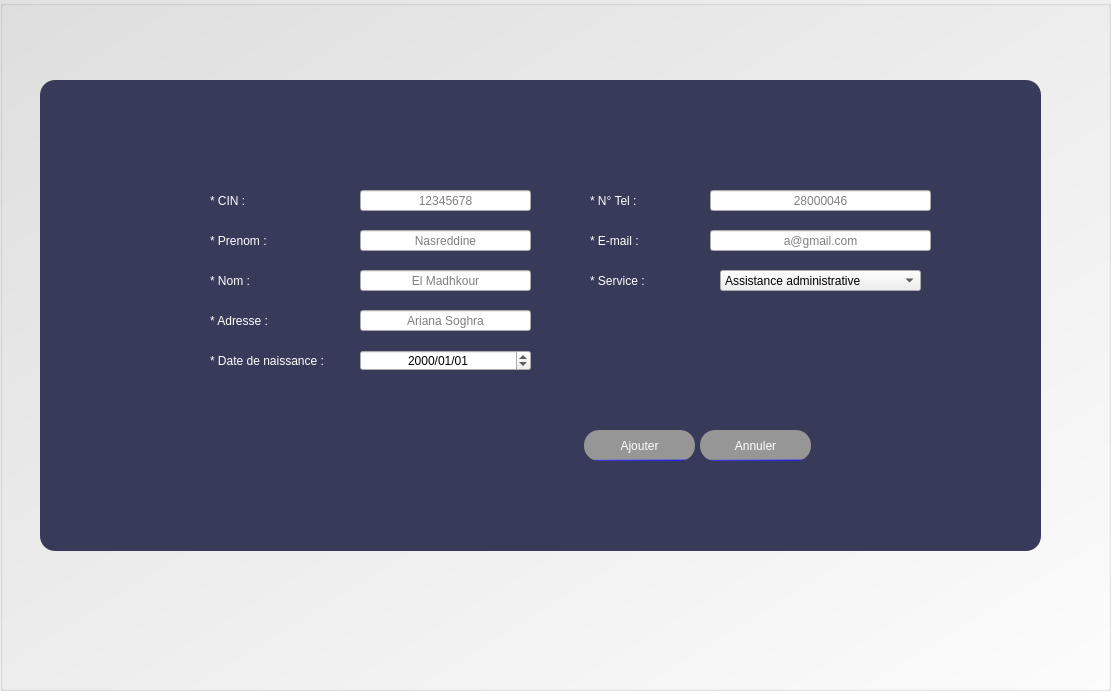
    <widget class="QGroupBox" name="groupBox_Ajouter">
     <property name="geometry">
      <rect>
       <x>260</x>
       <y>0</y>
       <width>1111</width>
       <height>691</height>
      </rect>
     </property>
     <property name="styleSheet">
      <string notr="true">QGroupBox
{
background:qlineargradient(spread:pad, x1:0, y1:0, x2:1, y2:1, stop:0 rgba(225, 225, 225, 255), stop:1 rgba(255, 255, 255, 255));

}</string>
     </property>
     <property name="title">
      <string/>
     </property>
     <property name="alignment">
      <set>Qt::AlignCenter</set>
     </property>
     <widget class="QFrame" name="frame">
      <property name="geometry">
       <rect>
        <x>40</x>
        <y>80</y>
        <width>1001</width>
        <height>471</height>
       </rect>
      </property>
      <property name="autoFillBackground">
       <bool>false</bool>
      </property>
      <property name="styleSheet">
       <string notr="true">
QLabel{

color :white;
border-radius:10px;
border-style:none;
font-size:12px;
}
QFrame
{
background: rgb(56,58,89);
border-radius:15px;
}

QPushButton
{
background :qlineargradient(spread:pad, x1:0.512, y1:0.938, x2:0.513, y2:1, stop:0 rgba(150, 150, 150, 255), stop:1 rgba(6, 10, 255, 255));
color : white ;
border-radius:15px;
}
QPushButton:hover
{
background:	rgb(255, 232, 103);
border-radius:10px;
}</string>
      </property>
      <property name="frameShape">
       <enum>QFrame::StyledPanel</enum>
      </property>
      <property name="frameShadow">
       <enum>QFrame::Raised</enum>
      </property>
      <widget class="QLineEdit" name="lineEdit_5">
       <property name="geometry">
        <rect>
         <x>670</x>
         <y>110</y>
         <width>221</width>
         <height>21</height>
        </rect>
       </property>
       <property name="alignment">
        <set>Qt::AlignCenter</set>
       </property>
       <property name="placeholderText">
        <string>28000046</string>
       </property>
      </widget>
      <widget class="QLabel" name="label_4">
       <property name="geometry">
        <rect>
         <x>170</x>
         <y>190</y>
         <width>61</width>
         <height>21</height>
        </rect>
       </property>
       <property name="text">
        <string>* Nom :</string>
       </property>
       <property name="alignment">
        <set>Qt::AlignLeading|Qt::AlignLeft|Qt::AlignVCenter</set>
       </property>
      </widget>
      <widget class="QLineEdit" name="lineEdit_6">
       <property name="geometry">
        <rect>
         <x>670</x>
         <y>150</y>
         <width>221</width>
         <height>21</height>
        </rect>
       </property>
       <property name="alignment">
        <set>Qt::AlignCenter</set>
       </property>
       <property name="placeholderText">
        <string>a@gmail.com</string>
       </property>
      </widget>
      <widget class="QLabel" name="label_3">
       <property name="geometry">
        <rect>
         <x>170</x>
         <y>150</y>
         <width>91</width>
         <height>21</height>
        </rect>
       </property>
       <property name="text">
        <string>* Prenom :</string>
       </property>
       <property name="alignment">
        <set>Qt::AlignLeading|Qt::AlignLeft|Qt::AlignVCenter</set>
       </property>
      </widget>
      <widget class="QLabel" name="label_5">
       <property name="geometry">
        <rect>
         <x>170</x>
         <y>270</y>
         <width>151</width>
         <height>21</height>
        </rect>
       </property>
       <property name="text">
        <string>* Date de naissance :</string>
       </property>
       <property name="alignment">
        <set>Qt::AlignLeading|Qt::AlignLeft|Qt::AlignVCenter</set>
       </property>
      </widget>
      <widget class="QPushButton" name="viderAjouterEmp">
       <property name="geometry">
        <rect>
         <x>660</x>
         <y>350</y>
         <width>111</width>
         <height>31</height>
        </rect>
       </property>
       <property name="text">
        <string>Annuler</string>
       </property>
      </widget>
      <widget class="QLabel" name="label_6">
       <property name="geometry">
        <rect>
         <x>550</x>
         <y>150</y>
         <width>71</width>
         <height>21</height>
        </rect>
       </property>
       <property name="text">
        <string>* E-mail :</string>
       </property>
       <property name="alignment">
        <set>Qt::AlignLeading|Qt::AlignLeft|Qt::AlignVCenter</set>
       </property>
      </widget>
      <widget class="QLineEdit" name="lineEdit_3">
       <property name="geometry">
        <rect>
         <x>320</x>
         <y>190</y>
         <width>171</width>
         <height>21</height>
        </rect>
       </property>
       <property name="alignment">
        <set>Qt::AlignCenter</set>
       </property>
       <property name="placeholderText">
        <string>El Madhkour</string>
       </property>
      </widget>
      <widget class="QLineEdit" name="lineEdit">
       <property name="geometry">
        <rect>
         <x>320</x>
         <y>110</y>
         <width>171</width>
         <height>21</height>
        </rect>
       </property>
       <property name="inputMask">
        <string/>
       </property>
       <property name="text">
        <string/>
       </property>
       <property name="maxLength">
        <number>8</number>
       </property>
       <property name="alignment">
        <set>Qt::AlignCenter</set>
       </property>
       <property name="placeholderText">
        <string>12345678</string>
       </property>
      </widget>
      <widget class="QDateEdit" name="dateEdit">
       <property name="geometry">
        <rect>
         <x>320</x>
         <y>270</y>
         <width>171</width>
         <height>21</height>
        </rect>
       </property>
       <property name="layoutDirection">
        <enum>Qt::LeftToRight</enum>
       </property>
       <property name="frame">
        <bool>true</bool>
       </property>
       <property name="alignment">
        <set>Qt::AlignCenter</set>
       </property>
       <property name="buttonSymbols">
        <enum>QAbstractSpinBox::UpDownArrows</enum>
       </property>
       <property name="correctionMode">
        <enum>QAbstractSpinBox::CorrectToPreviousValue</enum>
       </property>
       <property name="maximumDate">
        <date>
         <year>2020</year>
         <month>11</month>
         <day>13</day>
        </date>
       </property>
       <property name="displayFormat">
        <string>yyyy/MM/dd</string>
       </property>
       <property name="calendarPopup">
        <bool>false</bool>
       </property>
      </widget>
      <widget class="QLabel" name="label_8">
       <property name="geometry">
        <rect>
         <x>550</x>
         <y>110</y>
         <width>111</width>
         <height>21</height>
        </rect>
       </property>
       <property name="text">
        <string>* N° Tel :</string>
       </property>
       <property name="alignment">
        <set>Qt::AlignLeading|Qt::AlignLeft|Qt::AlignVCenter</set>
       </property>
      </widget>
      <widget class="QLineEdit" name="lineEdit_2">
       <property name="geometry">
        <rect>
         <x>320</x>
         <y>150</y>
         <width>171</width>
         <height>21</height>
        </rect>
       </property>
       <property name="alignment">
        <set>Qt::AlignCenter</set>
       </property>
       <property name="placeholderText">
        <string>Nasreddine</string>
       </property>
      </widget>
      <widget class="QLabel" name="label_2">
       <property name="geometry">
        <rect>
         <x>170</x>
         <y>110</y>
         <width>71</width>
         <height>21</height>
        </rect>
       </property>
       <property name="text">
        <string>* CIN :</string>
       </property>
       <property name="alignment">
        <set>Qt::AlignLeading|Qt::AlignLeft|Qt::AlignVCenter</set>
       </property>
      </widget>
      <widget class="QLabel" name="label_7">
       <property name="geometry">
        <rect>
         <x>170</x>
         <y>230</y>
         <width>131</width>
         <height>21</height>
        </rect>
       </property>
       <property name="text">
        <string>* Adresse :</string>
       </property>
       <property name="alignment">
        <set>Qt::AlignLeading|Qt::AlignLeft|Qt::AlignVCenter</set>
       </property>
      </widget>
      <widget class="QLineEdit" name="lineEdit_4">
       <property name="geometry">
        <rect>
         <x>320</x>
         <y>230</y>
         <width>171</width>
         <height>21</height>
        </rect>
       </property>
       <property name="alignment">
        <set>Qt::AlignCenter</set>
       </property>
       <property name="placeholderText">
        <string>Ariana Soghra</string>
       </property>
      </widget>
      <widget class="QPushButton" name="ajouterEmploye">
       <property name="geometry">
        <rect>
         <x>544</x>
         <y>350</y>
         <width>111</width>
         <height>31</height>
        </rect>
       </property>
       <property name="text">
        <string>Ajouter</string>
       </property>
      </widget>
      <widget class="QComboBox" name="comboBox">
       <property name="geometry">
        <rect>
         <x>680</x>
         <y>190</y>
         <width>201</width>
         <height>21</height>
        </rect>
       </property>
       <property name="layoutDirection">
        <enum>Qt::LeftToRight</enum>
       </property>
       <property name="autoFillBackground">
        <bool>false</bool>
       </property>
       <property name="styleSheet">
        <string notr="true"/>
       </property>
       <property name="editable">
        <bool>false</bool>
       </property>
       <property name="currentText">
        <string>Assistance administrative</string>
       </property>
       <property name="currentIndex">
        <number>1</number>
       </property>
       <property name="sizeAdjustPolicy">
        <enum>QComboBox::AdjustToMinimumContentsLengthWithIcon</enum>
       </property>
       <property name="duplicatesEnabled">
        <bool>false</bool>
       </property>
       <property name="frame">
        <bool>true</bool>
       </property>
       <property name="placeholderText" stdset="0">
        <string/>
       </property>
       <item>
        <property name="text">
         <string>Technicien</string>
        </property>
       </item>
       <item>
        <property name="text">
         <string>Assistance administrative</string>
        </property>
       </item>
       <item>
        <property name="text">
         <string>Ingénieur</string>
        </property>
       </item>
       <item>
        <property name="text">
         <string>Secrétaire</string>
        </property>
       </item>
      </widget>
      <widget class="QLabel" name="label">
       <property name="geometry">
        <rect>
         <x>550</x>
         <y>190</y>
         <width>81</width>
         <height>21</height>
        </rect>
       </property>
       <property name="text">
        <string>* Service :</string>
       </property>
      </widget>
      <widget class="QLabel" name="AjouterEmploye">
       <property name="geometry">
        <rect>
         <x>490</x>
         <y>10</y>
         <width>51</width>
         <height>51</height>
        </rect>
       </property>
       <property name="font">
        <font>
         <family>century</family>
         <pointsize>-1</pointsize>
        </font>
       </property>
       <property name="styleSheet">
        <string notr="true">QLabel

{
    image: url(C:/Users/Nasreddine/Documents/FuseSmart/IMG/AjouterEmploye.png);
    subcontrol-position: right center;
    subcontrol-origin: padding;
    left: -2px;
	border-radius:1px;
}</string>
       </property>
       <property name="text">
        <string/>
       </property>
      </widget>
      <widget class="QLabel" name="test1">
       <property name="geometry">
        <rect>
         <x>500</x>
         <y>110</y>
         <width>21</width>
         <height>21</height>
        </rect>
       </property>
       <property name="font">
        <font>
         <family>Segoe UI Light</family>
         <pointsize>-1</pointsize>
         <weight>75</weight>
         <bold>true</bold>
        </font>
       </property>
       <property name="styleSheet">
        <string notr="true">QLabel
{
color:transparent;
}</string>
       </property>
       <property name="text">
        <string>▬</string>
       </property>
       <property name="alignment">
        <set>Qt::AlignCenter</set>
       </property>
      </widget>
      <widget class="QLabel" name="test2">
       <property name="geometry">
        <rect>
         <x>500</x>
         <y>150</y>
         <width>21</width>
         <height>21</height>
        </rect>
       </property>
       <property name="font">
        <font>
         <family>Segoe UI Light</family>
         <pointsize>-1</pointsize>
         <weight>75</weight>
         <bold>true</bold>
        </font>
       </property>
       <property name="styleSheet">
        <string notr="true">QLabel
{
color:transparent;
}</string>
       </property>
       <property name="text">
        <string>▬</string>
       </property>
       <property name="alignment">
        <set>Qt::AlignCenter</set>
       </property>
      </widget>
      <widget class="QLabel" name="test3">
       <property name="geometry">
        <rect>
         <x>500</x>
         <y>190</y>
         <width>21</width>
         <height>21</height>
        </rect>
       </property>
       <property name="font">
        <font>
         <family>Segoe UI Light</family>
         <pointsize>-1</pointsize>
         <weight>75</weight>
         <bold>true</bold>
        </font>
       </property>
       <property name="styleSheet">
        <string notr="true">QLabel
{
color:transparent;
}</string>
       </property>
       <property name="text">
        <string>▬</string>
       </property>
       <property name="alignment">
        <set>Qt::AlignCenter</set>
       </property>
      </widget>
      <widget class="QLabel" name="test4">
       <property name="geometry">
        <rect>
         <x>500</x>
         <y>230</y>
         <width>21</width>
         <height>21</height>
        </rect>
       </property>
       <property name="font">
        <font>
         <family>Segoe UI Light</family>
         <pointsize>-1</pointsize>
         <weight>75</weight>
         <bold>true</bold>
        </font>
       </property>
       <property name="styleSheet">
        <string notr="true">QLabel
{
color:transparent;
}</string>
       </property>
       <property name="text">
        <string>▬</string>
       </property>
       <property name="alignment">
        <set>Qt::AlignCenter</set>
       </property>
      </widget>
      <widget class="QLabel" name="test5">
       <property name="geometry">
        <rect>
         <x>900</x>
         <y>100</y>
         <width>21</width>
         <height>31</height>
        </rect>
       </property>
       <property name="font">
        <font>
         <family>Segoe UI Light</family>
         <pointsize>-1</pointsize>
         <weight>75</weight>
         <bold>true</bold>
        </font>
       </property>
       <property name="styleSheet">
        <string notr="true">QLabel
{
color:transparent;
}</string>
       </property>
       <property name="text">
        <string>▬</string>
       </property>
       <property name="alignment">
        <set>Qt::AlignCenter</set>
       </property>
      </widget>
      <widget class="QLabel" name="test6">
       <property name="geometry">
        <rect>
         <x>900</x>
         <y>150</y>
         <width>21</width>
         <height>21</height>
        </rect>
       </property>
       <property name="font">
        <font>
         <family>Segoe UI Light</family>
         <pointsize>-1</pointsize>
         <weight>75</weight>
         <bold>true</bold>
        </font>
       </property>
       <property name="styleSheet">
        <string notr="true">QLabel
{
color:transparent;
}</string>
       </property>
       <property name="text">
        <string>▬</string>
       </property>
       <property name="alignment">
        <set>Qt::AlignCenter</set>
       </property>
      </widget>
     </widget>
     <widget class="QLabel" name="ajouter_succes">
      <property name="geometry">
       <rect>
        <x>690</x>
        <y>30</y>
        <width>161</width>
        <height>21</height>
       </rect>
      </property>
      <property name="font">
       <font>
        <family>century</family>
        <pointsize>-1</pointsize>
        <weight>75</weight>
        <bold>true</bold>
       </font>
      </property>
      <property name="styleSheet">
       <string notr="true">#ajouter_succes
{
font-family:century ;
font-size:12px;
color:rgb(153, 238, 84);
}</string>
      </property>
      <property name="text">
       <string/>
      </property>
     </widget>
    </widget>
